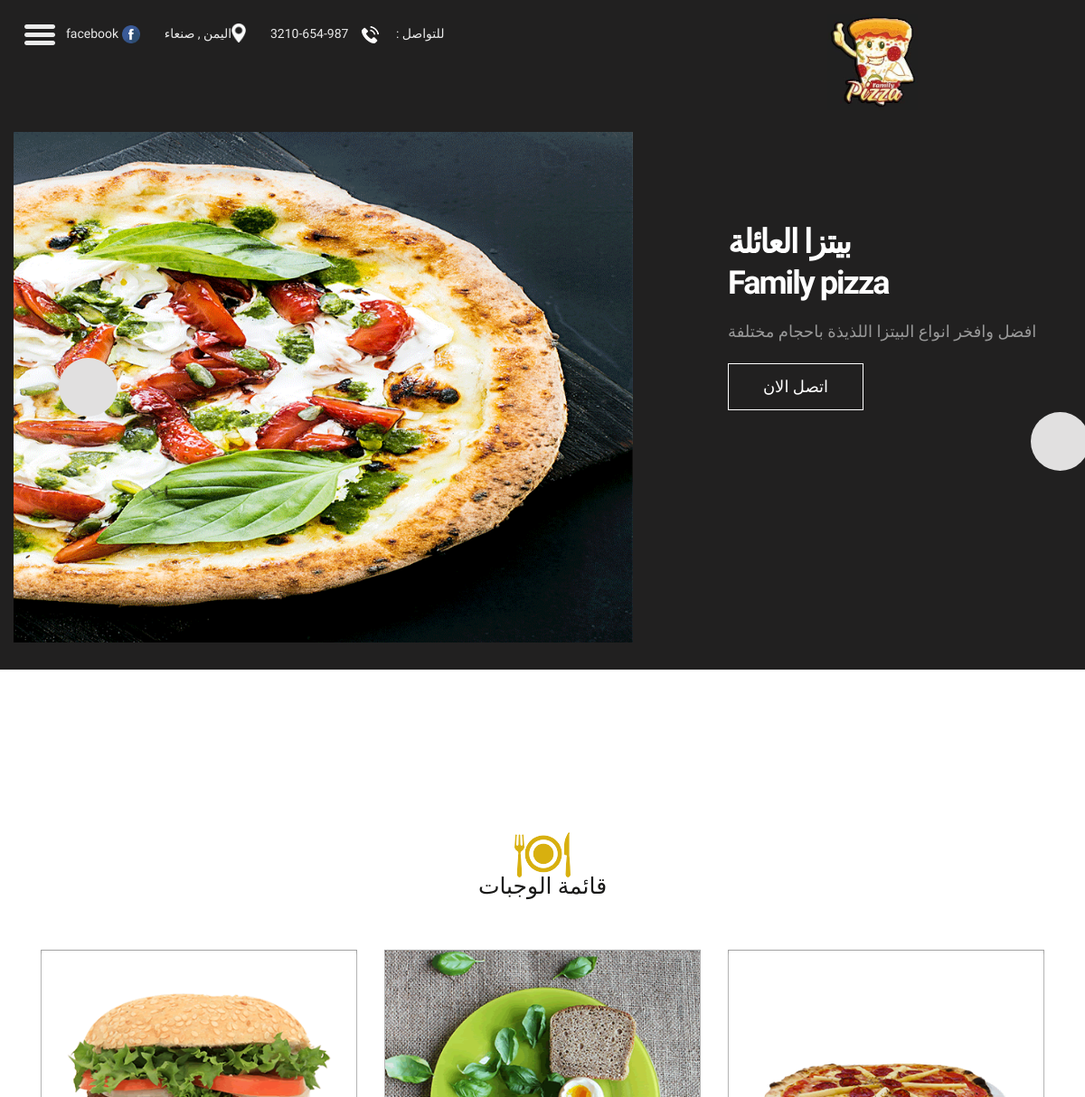
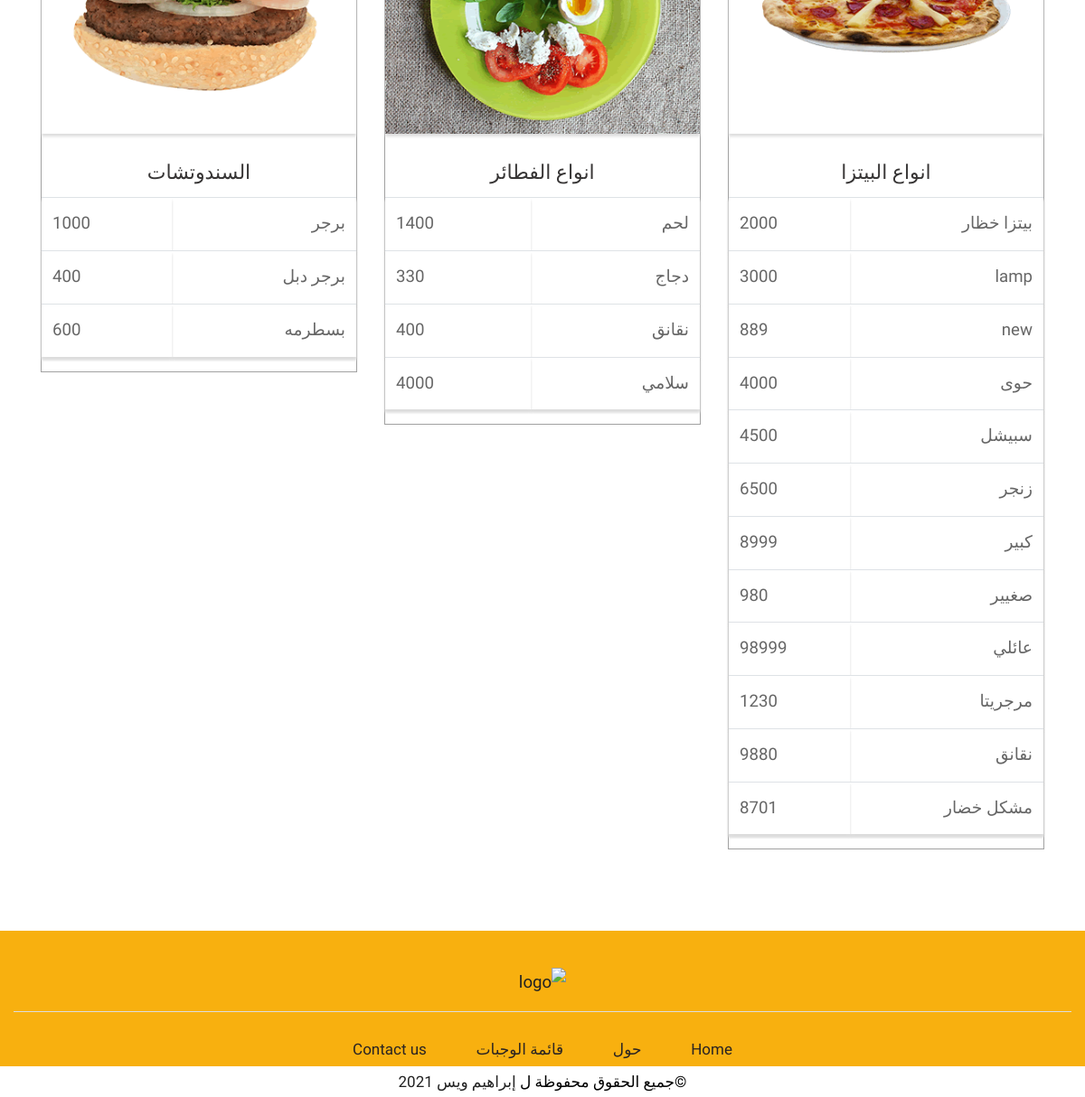
Screenshot of /meals/ with the database file from the repository (2 pictures, top to bottom).
### Meals/models.py (models this page shows, shortened)
class Pizza(models.Model):
    name = models.CharField(max_length=50)
    price = models.IntegerField('price')

class Pie(models.Model):
    name = models.CharField(max_length=50)
    price = models.IntegerField('price')

class Sandwich(models.Model):
    name = models.CharField(max_length=50)
    price = models.IntegerField('price')

### Meals/views.py (the view)
# urls.py: path('',views.list_pizza),
def list_pizza(request):
    list_pizz = Pizza.objects.all()
    list_pie_price = Pie.objects.values_list("price")
    list_pie = Pie.objects.all()
    list_sandwich = Sandwich.objects.all()
    return render(request,'Meals/list_pizza.html',{
        'pizza':list_pizz ,
        'pie':list_pie ,
        'sandwich': list_sandwich
        })

### Meals/templates/Meals/list_pizza.html (shortened to what this page needs)
{% extends 'base.html' %}
{% load static %}
{% block body%}
{% load bootstrap4 %}
<div class="slider_section">
    <div class="container">
        <div class="row">
            <div class="col-md-12">
                <div class="full">
                    <div id="main_slider" class="carousel vert slide" data-ride="carousel" data-interval="5000">
                        <div class="carousel-inner">
                            <div class="carousel-item active">
                                <div class="row">
                                    <div class="col-md-5">
                                        <div class="slider_cont">
                                            <h3>بيتزا العائلة<br>Family pizza</h3>
                                            <p>افضل وافخر انواع البيتزا اللذيذة باحجام مختلفة</p>
                                            <a class="main_bt_border" href="#">اتصل الان</a>
                                        </div>
                                    </div>
                                <div class="col-md-7 full text_align_center">
                            <div class="slider_image">
                        <img class="img-responsive" src="{% static 'images/pizza.png'%}" alt="#" />
                    </div>
                </div>
            </div>
        </div>
    </div>
    <a class="carousel-control-prev" href="#main_slider" role="button" data-slide="prev">
    </a>
    <a class="carousel-control-next" href="#main_slider" role="button" data-slide="next">
    </a>
</div>
</div>
</div>
</div>
</div>
</div>
<div class="blog">
    <div class="container">
      <div class="row">
        <div class="col-md-12">
          <div class="title" id="allmeals">
            <i><img src="{% static 'images/title.png'%}" alt="#"/></i>
            <span >قائمة الوجبات </span>
          </div>
        </div>
      </div>
      <div class="row">
        <div class="col-xl-4 col-lg-4 col-md-4 col-sm-12 mar_bottom">
          <div class="blog_box">
            <div class="blog_img_box">
              <figure><img src="{% static 'images/blog_img3.png'%}" alt="#"/></figure>
            </div>
            <h3 style="text-align:center" >انواع البيتزا</h3>
            <div>
                <table style="width:100%" class="table" id="tableDB">
                    {%for p in pizza %}
                    <tr id="tableDB">
                        <td id="tableDB" style="text-align:right">{{p.name}}</td>
                        <td id="tableDB" >{{p.price}}</td>
                    </tr>
                    {% endfor %}
                </table>
            </div>
          </div>
        </div>
         <div class="col-xl-4 col-lg-4 col-md-4 col-sm-12 mar_bottom">
          <div class="blog_box">
            <div class="blog_img_box">
              <figure><img src="{% static 'images/blog_img2.png'%}" alt="#"/>
              </figure>
            </div>
            <h3 style="text-align:center ;" >انواع الفطائر</h3>
            <div>
                <table style="width:100% " class="table">
                    {% for pi in pie %}
                    <tr id="tableDB">
                        <td id="tableDB" style="text-align:right">{{pi.name}}</td>
                        <td id="tableDB" >{{pi.price}}</td>
                    </tr>
                    {% endfor %}
                </table>
            </div>
          </div>
        </div>
         <div class="col-xl-4 col-lg-4 col-md-4 col-sm-12">
          <div class="blog_box">
            <div class="blog_img_box">
              <figure><img src="{% static 'images/blog_img1.png'%}" alt="#"/>
              </figure>
            </div>
            <h3 style="text-align:center" >السندوتشات</h3>
               <div>
                <table style="width:100%"class="table">
                    {% for s in sandwich %}
                    <tr id="tableDB">
                        <td id="tableDB" style="text-align:right">{{s.name}}</td>
                        <td id="tableDB" >{{s.price}}</td>
                    </tr>
                    {% endfor %}
                </table>
               </div>
          </div>
        </div>
      </div>
    </div>
  </div>
{% endblock body%}

### templates/base.html (shortened to what this page needs)
{% load static%}
<!DOCTYPE html>
<html lang="ar">
<head>
    <link rel="stylesheet" href="{% static 'css/bootstrap.min.css'%}">
    <link rel="stylesheet" href="{% static 'css/owl.carousel.min.css'%}">
    <link rel="stylesheet" href="{% static 'css/style.css'%}">
    <link rel="stylesheet" href="{% static 'css/responsive.css'%}">
</head>
     <body class="main-layout" style="direction: rtl;">
    <div class="wrapper">
    <div id="content">
    <header id="home">
        <div class="container-fluid">
            <div class="row">
                <div class="col-md-3">
                    <div class="full">
                        <a class="logo" href="#"><img src="{% static 'images/logo.jpg'%}" alt="#" width="100" height="100"/></a>
                    </div>
                </div>
                <div class="col-md-9">
                    <div class="full">
                        <div class="right_header_info">
                            <ul>
                                <li>
                                    <button type="button" id="sidebarCollapse">
                                        <img src="{% static 'images/menu_icon.png'%}" alt="#">
                                    </button>
                                </li>
                                <li class="dinone"><img style="margin-right: 15px;" src="{% static 'images/facebook.png' %}" alt="#" width="20" height="20"><a href="https://www.facebook.com/Pizzafamily20"> facebook </a></li>
                                <li class="dinone"><img style="margin-right: 15px;height: 21px;position: relative;top: -2px;" src="{% static 'images/location_icon.png' %}" alt="#"><a href="#">اليمن , صنعاء </a></li>
                                <li class="dinone"> للتواصل : <img style="margin-right: 15px;margin-left: 15px;" src="{% static 'images/phone_icon.png' %}" alt="#">987-654-3210</li>
                            </ul>
                        </div>
                    </div>
                </div>
            </div>
        </div>
    </header >
    {% block body%}
    {% endblock body%}
   <footer id="abuot2">
    <div class="footer">
        <div class="container-fluid">
            <div class="row">
                <div class="col-md-12">
                    <div class="footer_logo">
                      <a href="#home"><img src="{% static 'images/logo1.png'%}" alt="logo" /></a>
                    </div>
                </div>
                <div class="col-md-12">
                    <ul class="lik">
                        <li class="active"> <a href="#home">Home</a></li>
                        <li> <a  href="#abuot1">حول</a></li>
                        <li> <a href="#allmeals">قائمة الوجبات</a></li>
                        <li> <a href="#">Contact us</a></li>
                    </ul>
                </div>
                <div class="col-md-12">
                </div>
            </div>
        </div>
        <div class="copyright">
            <div class="container">
                <p>©جميع الحقوق محفوظة ل<a href="www.ibrahimtur298@gmail.com/">  إبراهيم ويس 2021</a></p>
            </div>
        </div>
    </div>
</footer>
</div>
</div>
     </body>
</html>

### static/css/style.css (style rules this page uses)
body { color:#666666; font-size: 14pt; font-family: 'Cairo', sans-serif; font-family: 'Changa', sans-serif; line-height: 1.80857; font-weight: normal; direction: rtl; }
a { color: #1f1f1f; text-decoration: none !important; outline:none !important; -webkit-transition: all .3s ease-in-out; -moz-transition: all .3s ease-in-out; -ms-transition: all .3s ease-in-out; -o-transition: all .3s ease-in-out; transition: all .3s ease-in-out; }
h1,h2,h3,h4,h5,h6 { letter-spacing: 0; font-weight: normal; position: relative; padding: 0 0 10px 0; font-weight: normal; line-height: normal; color: #111111; margin: .0; }
h3 { font-size: 18px }
*, *::after, *::before { -webkit-box-sizing: border-box; -moz-box-sizing: border-box; box-sizing: border-box; }
ul, li, ol { margin: 0px; padding: 0px; list-style: none; }
p { margin: 0px; font-weight: 300; font-size: 15px; line-height: 24px; }
a { color: #222222; text-decoration: none; outline: none !important; }
a, .btn { text-decoration: none !important; outline: none !important; -webkit-transition: all .3s ease-in-out; -moz-transition: all .3s ease-in-out; -ms-transition: all .3s ease-in-out; -o-transition: all .3s ease-in-out; transition: all .3s ease-in-out; }
img { max-width: 100%; height: auto; }
button { border: 0; margin: 0; padding: 0; cursor: pointer; }
.full { float: left; width: 100%; }
.full { width: 100%; float: left; margin: 0; padding: 0; }
header { min-height: 40px; background:#212020 ; padding: 15px 0px; width: 100%; top: 0; left: 0; bottom: 10; height: 20; z-index: 0; }
header .container-fluid { max-width: 1850px; }
.right_header_info { width: 100%; float: left; padding: 10px 0 0; }
.right_header_info ul { list-style: none; padding:0; margin-left: 0; float:left ; }
.right_header_info ul li { display: inline; font-size: 16px; margin-left: 45px; color: #eaeaea; font-weight: 400; float: left; }
.right_header_info ul li a { color: #eaeaea; font-weight: 300; }
#sidebarCollapse { background: transparent; }
.slider_section { background: #212020; min-height: 100vh; padding-top: 9px; }
#main_slider { padding: 0px 0 30px; }
.slider_section .container { width: 100%; max-width: 1920px; }
.slider_cont { padding-left: 90px; float: left; margin: 100px 0 0; }
.slider_cont h3 { font-size: 70px; font-weight: 600; color: #fff; line-height: 70px; letter-spacing: -2px; }
.slider_cont p { font-size: 18px; color: #999; line-height: normal; font-weight: 300; margin-top: 15px; margin-bottom: 10px; padding-right: 30px; }
#main_slider .carousel-control-prev, #main_slider .carousel-control-next { width: 65px; height: 65px; background: #e1e0e0; opacity: 1; font-size: 30px; color: #212020; border-radius: 100%; }
#main_slider a.carousel-control-prev { position: absolute; left: 50px; top: 42%; }
#main_slider a.carousel-control-next { position: absolute; left: 50px; top: 52%; }
.main_bt_border { color: #fff; font-size: 18px; font-weight: 300; min-width: 150px; border: solid #fff 1px; float: left; text-align: center; min-height: 50px; line-height: 50px; margin-top: 20px; }
.blog { padding-top:180px }
.title { text-align: center; padding-bottom: 60px; }
.title span { color: #191918; font-size: 25px; line-height: 20px; display: block; }
.blog .blog_box { border:#a1a1a1 solid 1px; background: #fff; }
.blog .blog_box .blog_img_box { background: #fff; box-shadow: #ddd 0px 3px 3px 0px; }
.blog .blog_box .blog_img_box figure { margin: 0; position: relative; }
.blog_img_box figure img { width: 100%; }
.blog .blog_box h3 { color: #373535; font-size: 22px; line-height: 25px; font-weight: 500; padding: 0px 20px; padding-top: 30px; padding-bottom: 15px; }
#tableDB { background: #fff; box-shadow: #ddd 0px 3px 3px 0px; }
.footer { background: #f8b00f; padding-top:40px; margin-top: 90px; }
.footer_logo { margin-top: 0px; text-align: center; border-bottom: #ddd solid 1px; padding-bottom: 15px; margin-bottom: 15px; }
ul.lik { text-align: center; margin-top: 10px; }
ul.lik li { display: inline-block; }
ul.lik li a { color: #292323; font-size: 17px; line-height: 27px; padding: 0px 25px; font-weight: 500; }
.copyright { background: #fff; margin-top: 0px; }
.copyright p { color: #000; text-align: center; padding: 5px 0px; font-size: 17px; }
#sidebarCollapse { background: transparent; padding: 0; border: none; }

### rows the page displays
Pizza: name "بيتزا خظار", price "2000"
Pizza: name "lamp", price "3000"
Pizza: name "new", price "889"
Pizza: name "حوى", price "4000"
Pizza: name "سبيشل", price "4500"
Pizza: name "زنجر", price "6500"
Pizza: name "كبير", price "8999"
Pizza: name "صغيير", price "980"
Pizza: name "عائلي", price "98999"
Pizza: name "مرجريتا", price "1230"
Pizza: name "نقانق", price "9880"
Pizza: name "مشكل خضار", price "8701"
Pie: name "لحم", price "1400"
Pie: name "دجاج", price "330"
Pie: name "نقانق", price "400"
Pie: name "سلامي", price "4000"
Sandwich: name "برجر", price "1000"
Sandwich: name "برجر دبل", price "400"
Sandwich: name "بسطرمه", price "600"
